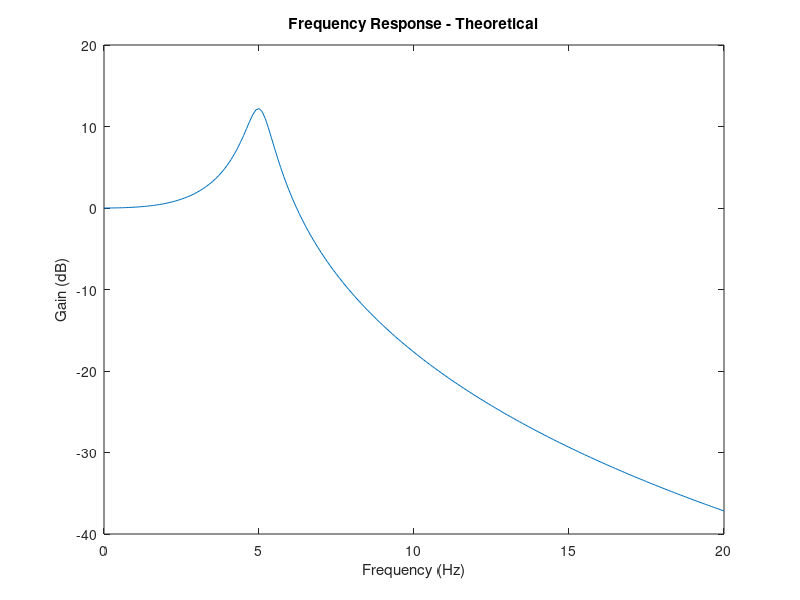

Write the MATLAB code that produced this figure.
%% Lab 3 ex2
% Program to plot theoretical freq. response to bulb

clear all
close all

f = 0:0.1:20; % This range is selected because it is known that system?s 
% oscillatory behaviour is well below 20Hz.

D = [0.038, 1.19, 43, 1000]; % Creates a vector specifying the coefficients
% of the denominator polynomial of G(s), in the order of highest power of 
% s to lowest power.

s = i*2*pi*f; % s is the vector specifying the frequency of interest. Note 
% that to get the frequency response, we evaluate G(s) at s = j?, where 
% ? = 2?f. Matlab uses i to specify imaginary number instead of j.

G = 1000./ abs(polyval(D,s)); % This calculates G at the different 
% frequencies. Look up Matlab help page for polyval(.) function.

Gdb = 20*log10(G); % Conversion of gain into decibels.

figure; set(gcf,'color','w');
plot(f,Gdb);
title('Frequency Response - Theoretical');
xlabel('Frequency (Hz)');
ylabel('Gain (dB)');
